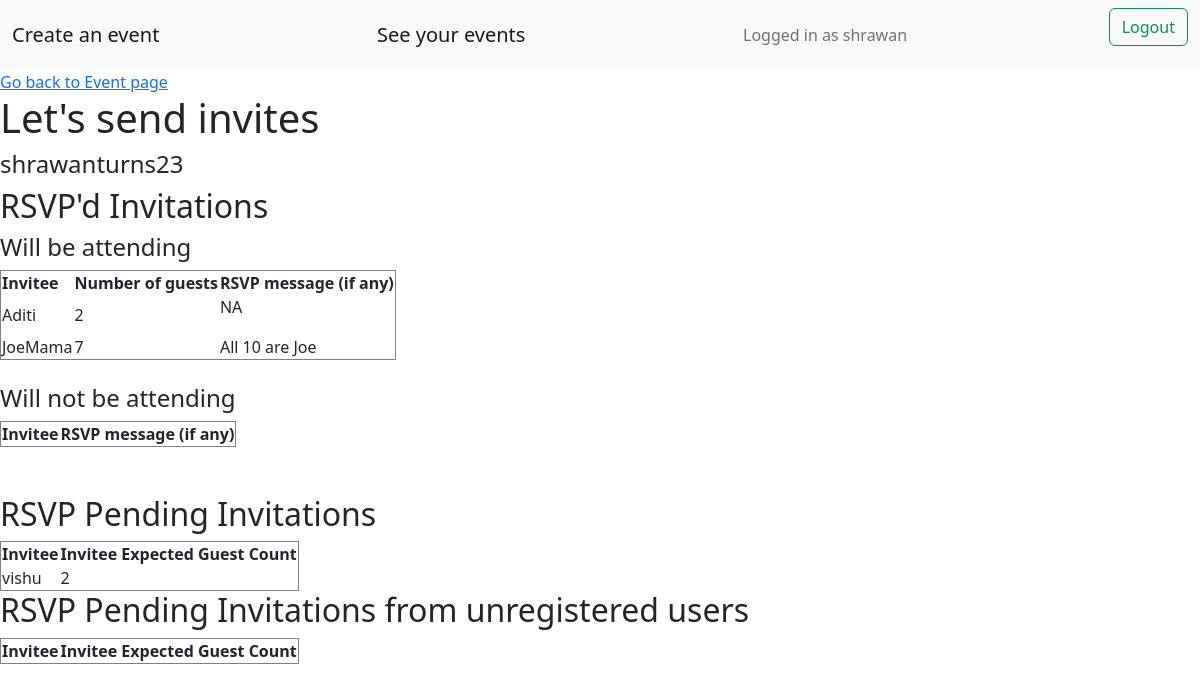
/event/shrawanturns23/viewrsvps (signed in), run on the app's committed database.
### accounts/models.py (models this page shows, shortened)
class Account(AbstractBaseUser):
    email = models.EmailField(verbose_name="email",max_length=60,unique=True)
    username = models.CharField(max_length=30,unique=True)
    date_joined = models.DateTimeField(verbose_name="date joined",auto_now_add=True)
    last_login = models.DateTimeField(verbose_name="last login",auto_now=True)
    is_admin = models.BooleanField(default=False)
    is_active = models.BooleanField(default=True)
    is_staff = models.BooleanField(default=False)
    is_superuser = models.BooleanField(default=False)
    profile_image = models.ImageField(max_length=255,upload_to = get_profile_image_filepath, null = True, blank = True)
    hide_email = models.BooleanField(default=True)
    phone_number = PhoneNumberField(unique=True)
    USERNAME_FIELD = 'email'
    REQUIRED_FIELDS = ['username','phone_number']
    objects = MyAccountManager()
    def __str__(self):
        return self.username

### events/models.py (models this page shows, shortened)
class Event(models.Model):
    title = models.CharField(max_length=200)
    eventcode = models.CharField(max_length=50,primary_key=True)
    description = RichTextField(blank=True)
    eventtype = models.CharField(max_length=200)
    created = models.DateTimeField(auto_now_add=True)
    location = models.CharField(max_length=200)
    contactperson = models.CharField(max_length=200)
    contactpersonphone = PhoneNumberField()
    user = models.ForeignKey(Account,on_delete=models.CASCADE)
    mark_event_as_completed = models.BooleanField(default=False)
    image = models.ImageField(upload_to='events/images/',blank=True)
    invitation_email_subject = models.CharField(max_length=200, blank=True)
    invitation_email_content = RichTextField(blank=True)
    invitation_whatsapp_content = models.TextField(blank=True,null=True)
    invitation_image = models.ImageField(upload_to='events/images/',blank=True,null = True)
    eventstartdate = models.DateField()
    eventenddate = models.DateField()
    event_start_time = models.TimeField(default=datetime.time(00, 00))
    event_end_time = models.TimeField(blank = True,null=True)
    information_on_schedule = models.TextField(blank=True,null = True)
    event_venue_iframe = models.TextField(blank = True,null=True)
    event_venue_photo = models.ImageField(upload_to='events/images/',blank=True,null=True)
    eventrange = models.PositiveSmallIntegerField(default = 1)
    information_on_venue = models.TextField(blank=True,null = True)
    rsvp_option = models.BooleanField(default=True)
    scheduling_option = models.BooleanField(default=True)
    gallery_option = models.BooleanField(default=True)
    wishes_option = models.BooleanField(default=True)
    rsvp_code = models.CharField(max_length=7,blank=True)
    theme = models.CharField(max_length=50, choices=THEME_CHOICES, default='default-theme.css')

### invites/models.py (models this page shows, shortened)
class Invitation(models.Model):
    user = models.ForeignKey(Account,on_delete=models.CASCADE,related_name="invitee")
    eventcode = models.ForeignKey(Event,on_delete=models.CASCADE)
    invitation_from = models.ForeignKey(Account,on_delete=models.CASCADE,related_name="invitation_from")
    rsvp_done = models.BooleanField(default=False)
    rsvp_reject = models.BooleanField(default=False)
    remarks = models.CharField(max_length=300,blank=True)
    guest_count = models.DecimalField(max_digits=1, decimal_places=0,default = 1)
    name_for_invitation_without_registering = models.CharField(max_length=100,null=True,blank=True)
    email_for_invitation_without_registering = models.EmailField(null=True,blank=True)
    phone_for_invitation_without_registering = models.CharField(max_length=11,null=True,blank=True)

### invites/views.py (the view)
# urls.py: path('event/<str:eventcode_key>/viewrsvps',views.viewrsvps,name='viewrsvps'),
@login_required
def viewrsvps(request,eventcode_key):
    event = Event.objects.get(user = request.user, eventcode = eventcode_key)
    accepted_rsvpd_invitations = Invitation.objects.filter(eventcode = event, invitation_from = request.user, rsvp_done = True, rsvp_reject = False).exclude(user = request.user)
    rejected_rsvpd_invitations = Invitation.objects.filter(eventcode = event, invitation_from = request.user, rsvp_done = True, rsvp_reject = True).exclude(user = request.user)
    pending_invitations = Invitation.objects.filter(eventcode = event, invitation_from = request.user, rsvp_done = False)
    non_registered_invites = Invitee.objects.filter(invitee = event.user, eventcode = event, invitee_email_sent = True)
    print(non_registered_invites)
    if request.method == 'GET':
        return render(
            request,
            'invites/viewrsvps.html',
            {
                'event':event,
                'accepted_rsvpd_invitations':accepted_rsvpd_invitations,
                'rejected_rsvpd_invitations':rejected_rsvpd_invitations,
                'pending_invitations':pending_invitations,
                'non_registered_invites':non_registered_invites
                }
            )

### invites/templates/invites/viewrsvps.html (shortened to what this page needs)
{% extends 'invites/base.html' %}
{% block content %}
<a href = "{% url 'viewevent' event.eventcode %}">Go back to Event page</a>
<h1>Let's send invites</h1>
<h4>{{ event.title }}</h4>
<h2>RSVP'd Invitations</h2>
<h4>Will be attending</h4>
    <table border="1">
        <tr>
            <th>Invitee</th>
            <th>Number of guests</th>
            <th>RSVP message (if any)</th>
        </tr>
        {% for invitee in accepted_rsvpd_invitations %}
        <tr>
            <td>{{ invitee.user }}</td>
            <td>{{ invitee.guest_count }}</td>
            <td>
                {% if invitee.remarks %}
                    {{ invitee.remarks }}
                {% else %}
                    <p>NA</p>
                {% endif %}
            </td>
        </tr>
        {% endfor %}
    </table>
<h4>Will not be attending</h4>
    <table border="1">
        <tr>
            <th>Invitee</th>
            <th>RSVP message (if any)</th>
        </tr>
    </table>
<h2>RSVP Pending Invitations</h2>
<table border="1">
    <tr>
        <th>Invitee</th>
        <th>Invitee Expected Guest Count</th>
    </tr>
    {% for invitee in pending_invitations %}
    <tr>
        <td>{{ invitee.user }}</td>
        <td>{{ invitee.guest_count }}</td>
    </tr>
    {% endfor %}
</table>
<h2>RSVP Pending Invitations from unregistered users</h2>
<table border="1">
    <tr>
        <th>Invitee</th>
        <th>Invitee Expected Guest Count</th>
    </tr>
</table>
{% endblock %}

### invites/templates/invites/base.html (shortened to what this page needs)
<link href="https://cdn.jsdelivr.net/npm/bootstrap@5.2.0/dist/css/bootstrap.min.css" rel="stylesheet">
{% if user.is_authenticated %}
    <nav class="navbar bg-light">
        <div class="container-fluid">
            <a class="navbar-brand" href = "{% url 'createevent' %}">Create an event</a>
            <a class="navbar-brand" href = "{% url 'allactions' %}">See your events</a>
            <span class="navbar-text">
                Logged in as {{ user.username }}
            </span>
            <form method="POST" action = "{% url 'logoutuser' %}">
                <button class="btn btn-outline-success" type="submit">Logout</button>
            </form>
        </div>
    </nav>
{% endif %}
{% block content%}{% endblock %}

### data on the page
Account: username "shrawan"
Event: title "shrawanturns23"
Invitation: user "Aditi", guest_count "2", remarks "NA"
Invitation: user "JoeMama", guest_count "7", remarks "All 10 are Joe"
Invitation: user "vishu", guest_count "2"
